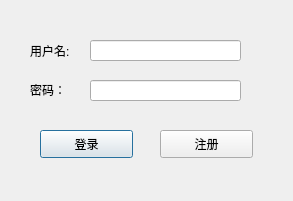
<?xml version="1.0" encoding="UTF-8"?>
<ui version="4.0">
 <class>Dialog</class>
 <widget class="QDialog" name="Dialog">
  <property name="geometry">
   <rect>
    <x>0</x>
    <y>0</y>
    <width>293</width>
    <height>201</height>
   </rect>
  </property>
  <property name="windowTitle">
   <string>登录</string>
  </property>
  <widget class="QLabel" name="label">
   <property name="geometry">
    <rect>
     <x>30</x>
     <y>40</y>
     <width>72</width>
     <height>21</height>
    </rect>
   </property>
   <property name="text">
    <string>用户名:</string>
   </property>
  </widget>
  <widget class="QLabel" name="label_2">
   <property name="geometry">
    <rect>
     <x>30</x>
     <y>74</y>
     <width>72</width>
     <height>31</height>
    </rect>
   </property>
   <property name="text">
    <string>密码：</string>
   </property>
  </widget>
  <widget class="QLineEdit" name="lineEdit">
   <property name="geometry">
    <rect>
     <x>90</x>
     <y>40</y>
     <width>151</width>
     <height>21</height>
    </rect>
   </property>
  </widget>
  <widget class="QLineEdit" name="lineEdit_2">
   <property name="geometry">
    <rect>
     <x>90</x>
     <y>80</y>
     <width>151</width>
     <height>21</height>
    </rect>
   </property>
   <property name="dragEnabled">
    <bool>false</bool>
   </property>
  </widget>
  <widget class="QPushButton" name="pushButton">
   <property name="geometry">
    <rect>
     <x>40</x>
     <y>130</y>
     <width>93</width>
     <height>28</height>
    </rect>
   </property>
   <property name="text">
    <string>登录</string>
   </property>
  </widget>
  <widget class="QPushButton" name="pushButton_2">
   <property name="geometry">
    <rect>
     <x>160</x>
     <y>130</y>
     <width>93</width>
     <height>28</height>
    </rect>
   </property>
   <property name="text">
    <string>注册</string>
   </property>
  </widget>
 </widget>
 <resources/>
 <connections/>
</ui>
